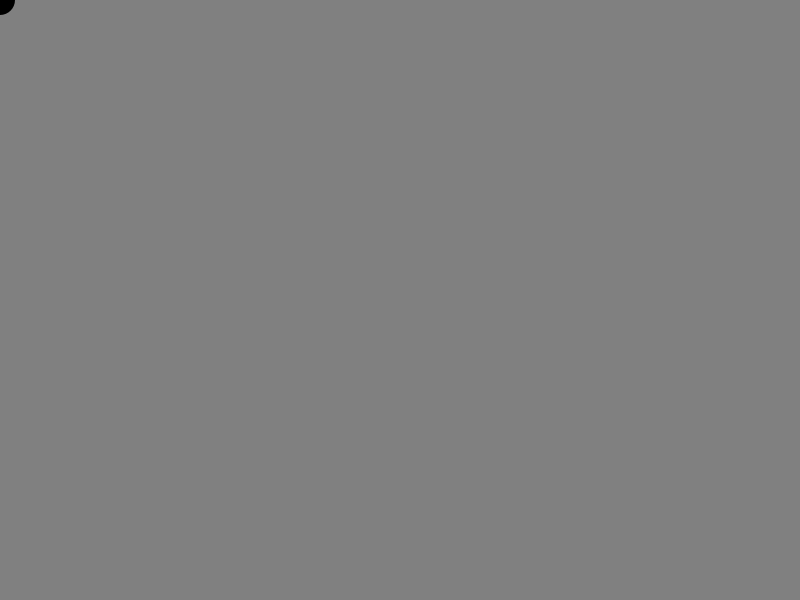
Frame 1 (no input)
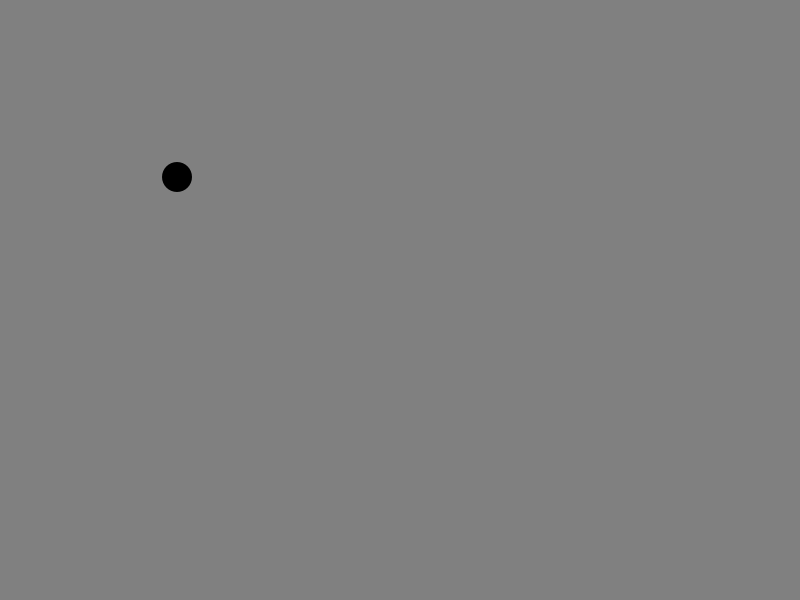
Frame 60 (the mouse pressed at the canvas centre just before this capture)
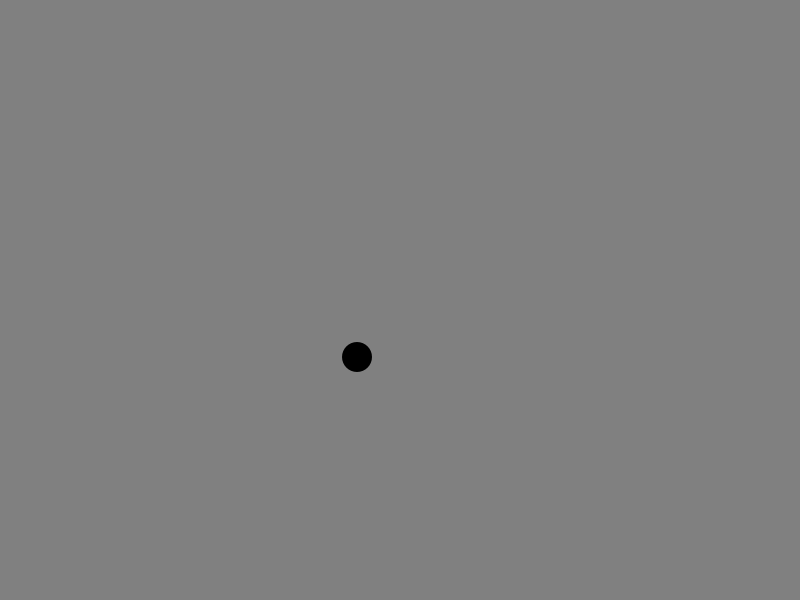
Frame 120 (the mouse held since frame 60 and released just before this capture)

The Processing sketch that drew these frames (run headless with seeded random() and noise(); from frame 60 on, the mouse is pressed at the canvas centre):

// Processing sketch: bounce_challenge
// ── bounce_challenge.pde

/** Task 
 *  Expand this sketch to have the ball move and bounce
 *  in both the X and Y directions!
 */

float ballDiameter = 30;
float positionX;
float velocityX;
float positionY;
float velocityY;

void setup() {
  size(800, 600);
  background(128);

  positionX = 0;
  velocityX = 3;
  positionY = 0;
  velocityY = 3;
}

void draw() {
  background(128);
  fill(0);      // fill changes the color of the interior of the shape
  noStroke();   // noStroke removes the outer line

  ellipse(positionX, positionY, ballDiameter, ballDiameter);
  positionX += velocityX;
  positionY += velocityY;


  // && means "and"
  if ((velocityX > 0 && positionX > width - ballDiameter/2) || (velocityX < 0 && positionX < ballDiameter/2))
    velocityX = -velocityX;

  if ((velocityY > 0 && positionY > height - ballDiameter/2) || 
      (velocityY < 0 && positionY < ballDiameter/2))
    velocityY = -velocityY;
}
